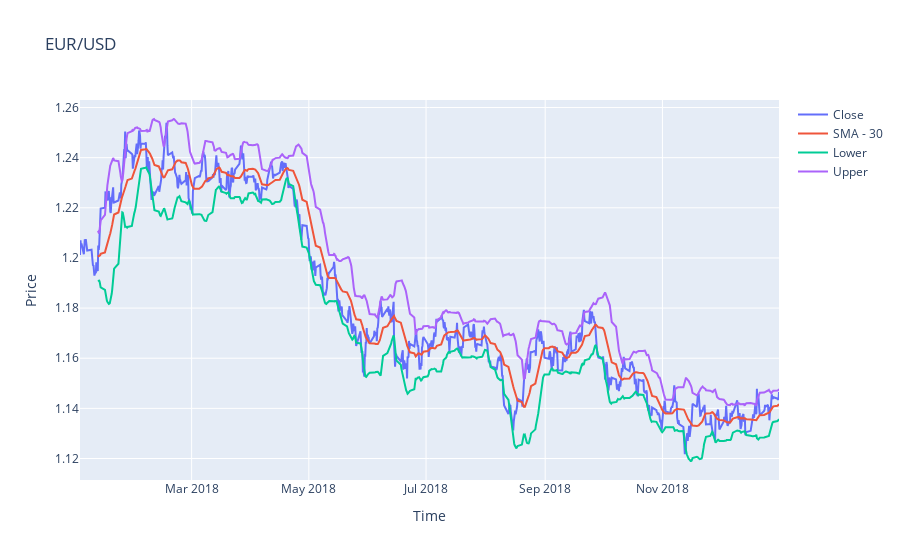

Notebook code for this chart:
### Code cell
fig = go.Figure()

fig.add_trace(go.Scatter(x=data.loc['2018'].index, y=data.loc['2018'].Close, name='Close'))
fig.add_trace(go.Scatter(x=data.loc['2018'].index, y=data.loc['2018'].SMA, name=f'SMA - {SMA}'))
fig.add_trace(go.Scatter(x=data.loc['2018'].index, y=data.loc['2018'].Lower, name='Lower'))
fig.add_trace(go.Scatter(x=data.loc['2018'].index, y=data.loc['2018'].Upper, name='Upper'))

fig.update_layout(title='EUR/USD', xaxis_title='Time', yaxis_title='Price')

fig.show()

### Figure 1 — Plotly figure (JSON) as saved in the notebook; plotly's stock layout.template omitted (floating-point values rounded to 4 significant figures; data arrays with more than 128 entries replaced by an {"elided": "..."} marker saying what was removed)
{"data": [{"name": "Close", "type": "scatter", "x": {"elided": "1036 str values"}, "y": {"elided": "1036 float values"}}, {"name": "SMA - 30", "type": "scatter", "x": {"elided": "1036 str values"}, "y": {"elided": "1036 float values"}}, {"name": "Lower", "type": "scatter", "x": {"elided": "1036 str values"}, "y": {"elided": "1036 float values"}}, {"name": "Upper", "type": "scatter", "x": {"elided": "1036 str values"}, "y": {"elided": "1036 float values"}}], "layout": {"title": {"text": "EUR/USD"}, "xaxis": {"title": {"text": "Time"}}, "yaxis": {"title": {"text": "Price"}}}}
